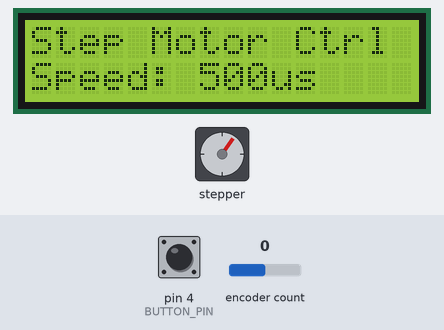
Bench run of a sketch on a simulated Arduino Uno, built with avr-gcc and run on an emulated ATmega328P. Shown: stepper motor, 16×2 character LCD. Wiring (inferred from the names in the program): stepper motor driver (200 steps per turn assumed): step pin 14; direction pin 12. Inputs (shaded band) come from the test bench; at power-on: encoder count 0, pin 4 (BUTTON_PIN) HIGH.

Above: at 1.2 s.
1.3 s: encoder count set to 1
At 1.48 s:
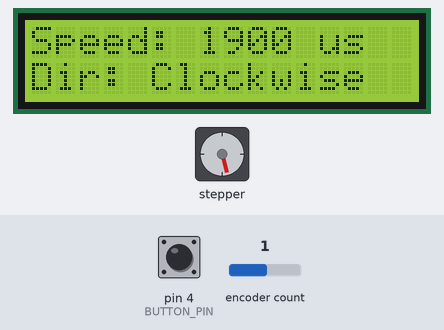
3.7 s: pin 4 (BUTTON_PIN) pulled LOW for 0.15 s
At 4.2 s:
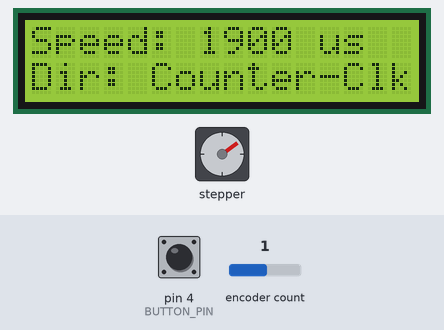
4.4 s: pin 4 (BUTTON_PIN) pulled LOW for 1 s
At 4.8 s:
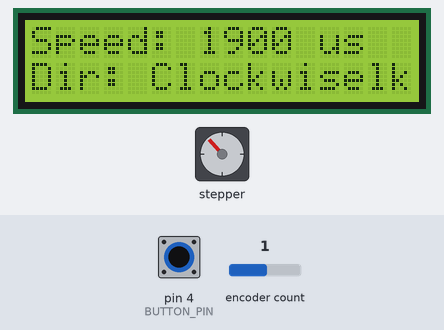
6.0 s: encoder count set to 0
At 6.31 s:
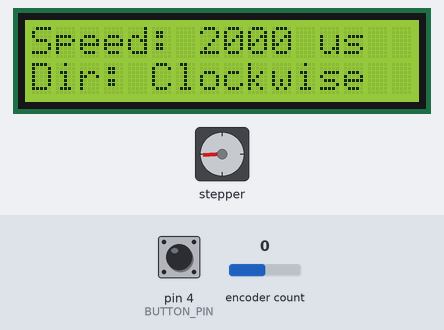
9.0 s: encoder count set to -1
At 9.35 s:
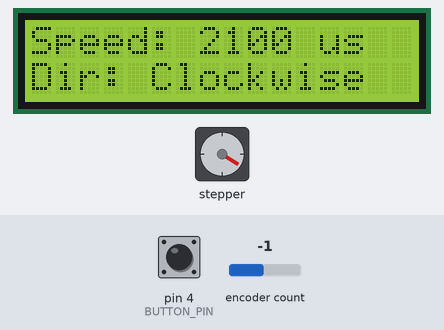
12.0 s: pin 4 (BUTTON_PIN) pulled LOW for 0.15 s
At 12.37 s:
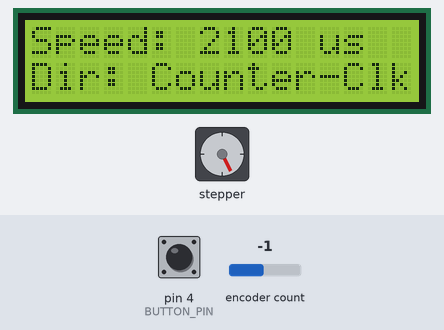
Timing chart, 0 to 29.1 s (numbered marks = the images above; inputs shaded):
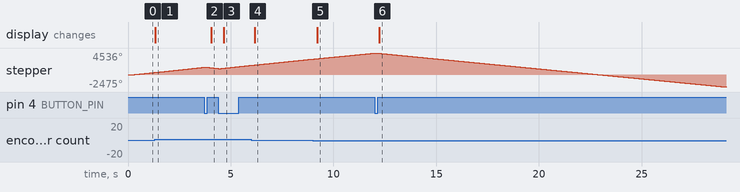

Measured:
- after the input at 1.3 s, the display: changes at once (image 1)
- after the input at 3.7 s, the display: changes after 0.35 s (image 2)
- after the input at 4.4 s, the display: changes after 0.26 s (image 3)
- after the input at 6.0 s, the display: changes after 0.17 s (image 4)
- after the input at 9.0 s, the display: changes after 0.20 s (image 5)
- after the input at 12.0 s, the display: changes after 0.22 s (image 6)

The sketch:

Stepper_Motor_Control_with_Rotary_Encoder.ino
```cpp
#include <Wire.h>
#include <LiquidCrystal_I2C.h>   // Library for I2C LCD
#include <Encoder.h>             // Library for Rotary Encoder

// Stepper motor pins
const int DIR = 12;
const int STEP = 14;
const int steps_per_rev = 200;

// Rotary encoder pins
const int ENCODER_PIN_A = 2;     // Rotary encoder A pin
const int ENCODER_PIN_B = 3;     // Rotary encoder B pin
const int BUTTON_PIN = 4;        // Rotary encoder button pin (or separate button)

// Initialize Rotary Encoder (using Encoder library)
Encoder myEnc(ENCODER_PIN_A, ENCODER_PIN_B);

// Initialize I2C LCD (address: 0x27, 16 chars, 2 lines)
LiquidCrystal_I2C lcd(0x27, 16, 2);

// Variables to track motor control
long encoderPosition = 0;   // Tracks the position of the encoder
long newPosition = 0;       // New position from encoder
long speedDelay = 2000;     // Speed based on encoder (delay in microseconds)
bool direction = HIGH;      // Motor direction: HIGH = Clockwise, LOW = Counter-Clockwise

// Button debouncing variables
bool buttonState = HIGH;       // Current state of the button
bool lastButtonState = HIGH;   // Previous state of the button
unsigned long lastDebounceTime = 0;  // Last time the button was toggled
unsigned long debounceDelay = 50;    // Debounce delay (in ms)

void setup() {
  Serial.begin(115200);

  // Initialize stepper motor pins
  pinMode(STEP, OUTPUT);
  pinMode(DIR, OUTPUT);

  // Initialize button pin
  pinMode(BUTTON_PIN, INPUT_PULLUP);  // Using internal pull-up resistor

  // Initialize LCD
  lcd.init();
  lcd.backlight();

  // Display initial message
  lcd.setCursor(0, 0);
  lcd.print("Step Motor Ctrl");
  lcd.setCursor(0, 1);
  lcd.print("Speed: 500us");
}

void loop() {
  // Read the current position of the encoder
  newPosition = myEnc.read();

  // If encoder position changed, update speed or direction
  if (newPosition != encoderPosition) {
    if (newPosition > encoderPosition) {
      speedDelay -= 100;  // Increase speed (decrease delay)
      if (speedDelay < 200) speedDelay = 200;  // Set a minimum speed limit
    } else {
      speedDelay += 100;  // Decrease speed (increase delay)
      if (speedDelay > 5000) speedDelay = 5000;  // Set a maximum speed limit
    }
    encoderPosition = newPosition;

    // Update the LCD display with speed and direction
    lcd.clear();
    lcd.setCursor(0, 0);
    lcd.print("Speed: ");
    lcd.print(speedDelay);
    lcd.print(" us");

    lcd.setCursor(0, 1);
    lcd.print("Dir: ");
    lcd.print(direction == HIGH ? "Clockwise" : "Counter-Clk");
  }

  // Button debouncing for direction change
  int reading = digitalRead(BUTTON_PIN);

  // If the button state changes (pressed or released)
  if (reading != lastButtonState) {
    lastDebounceTime = millis();  // Reset debounce timer
  }

  // If the current time - last debounce time is greater than the debounce delay, change direction
  if ((millis() - lastDebounceTime) > debounceDelay) {
    // Only toggle the direction if the button was pressed (state goes LOW)
    if (reading == LOW && buttonState == HIGH) {
      direction = !direction;  // Toggle direction
      lcd.setCursor(0, 1);
      lcd.print("Dir: ");
      lcd.print(direction == HIGH ? "Clockwise" : "Counter-Clk");
    }
    buttonState = reading;  // Update the button state
  }

  lastButtonState = reading;  // Update the last button state

  // Control stepper motor
  digitalWrite(DIR, direction);

  // Spin the motor
  digitalWrite(STEP, HIGH);
  delayMicroseconds(speedDelay);
  digitalWrite(STEP, LOW);
  delayMicroseconds(speedDelay);
}
```
